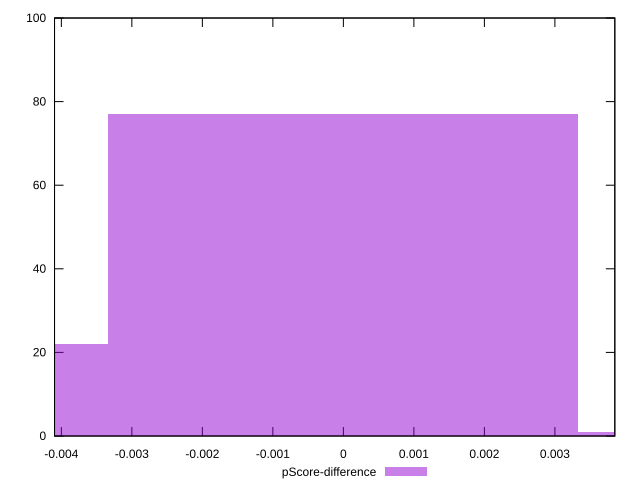

This chart was generated by the following gnuplot code:
reset

$pScoreDifference <<EOF
-0.006668803862620831 22
0 77
0.006668803862620831 1
EOF

set key outside below
set boxwidth 0.006668803862620831
set xrange [-0.0040966374682545326:0.0038499448874989017]
set yrange [0:100]
set trange [0:100]
set style fill transparent solid 0.5 noborder
set terminal svg size 640, 490 enhanced background rgb 'white'
set output "report_00019_2021-02-10T18-14-37.922Z//cumulative-layout-shift/samples/pages/pScore-difference/histogram.svg"

plot $pScoreDifference title "pScore-difference" with boxes

reset
